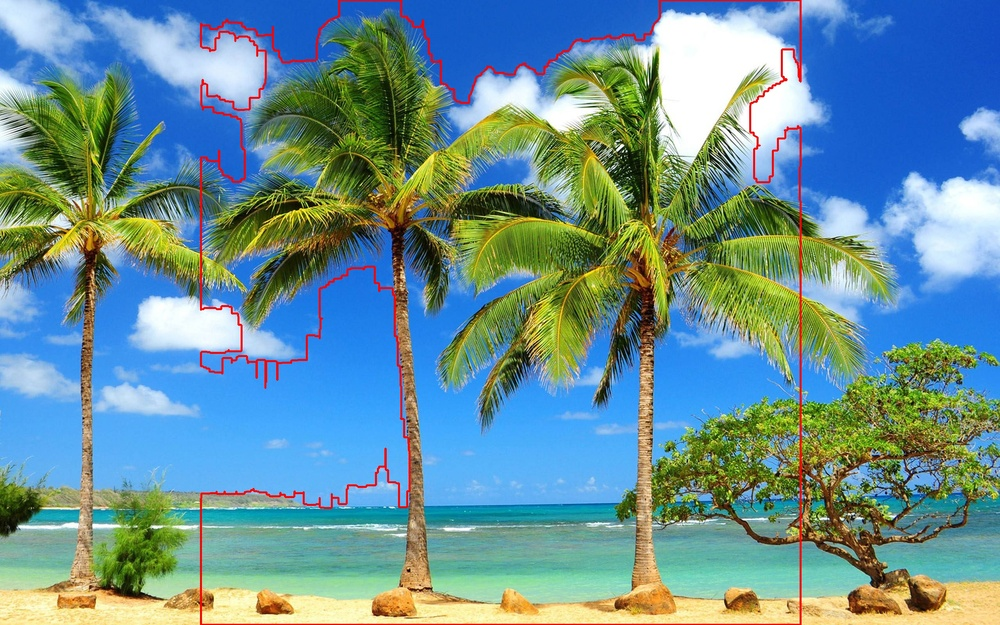
#> input picture palm_trunk_center.jpg, 1000 x 625 px, shrunk from 2560 x 1600 before the run
$ python -i hole.py   (imports and definitions only)
#> lines starting #> are read from the running program, lines starting #| are printed output that depends on the picture; after the words box and inside, x2 and y2 are one past the last pixel; in counts of white or black regions, pixels touching at a corner belong together
import cv2
import numpy as np
from typing import Dict, List, Tuple


"""
hole.py

Contains two complementary helpers:
- analyze_hole(...) : simple heuristic scoring used by the Streamlit app/tests
- detect_holes_adaptive(...) : image-based adaptive hole detector (returns annotated image and hole list)

The latter is more experimental and depends on OpenCV. Keep both so existing code/tests continue
to work while enabling image-based analysis.
"""


# [46 lines left out: function analyze_hole, not called in this run]


def detect_holes_adaptive(image_path: str, method: str = 'combined') -> Tuple[np.ndarray, List[Dict], np.ndarray, np.ndarray]:
    """
    Adaptive hole detection that works with different palm tree textures.

    Args:
        image_path: path to image file
        method: 'dark', 'texture', or 'combined'

    Returns:
        result_img, holes_list, combined_mask, debug_img
    """
#> called with image_path = 'palm_trunk_center.jpg', method = 'combined'
    img = cv2.imread(image_path)
#> img is the input picture: shape (625, 1000, 3); mean B, G, R 152.2, 145.5, 105.8
    if img is None:
        raise ValueError(f"Could not read image from {image_path}")

    gray = cv2.cvtColor(img, cv2.COLOR_BGR2GRAY)
    h, w = gray.shape
#> h = 625; w = 1000

    # Calculate adaptive threshold based on image statistics
    mean_intensity = np.mean(gray)
#> mean_intensity = 134.4
    std_intensity = np.std(gray)
#> std_intensity = 51.17

    # Dynamic threshold: mean - 1.5*std (captures darker anomalies)
    dynamic_threshold = max(20, int(mean_intensity - 1.5 * std_intensity))
#> dynamic_threshold = 57

    # Method 1: Dark region detection
    blurred = cv2.GaussianBlur(gray, (5, 5), 0)
    _, dark_mask = cv2.threshold(blurred, dynamic_threshold, 255, cv2.THRESH_BINARY_INV)
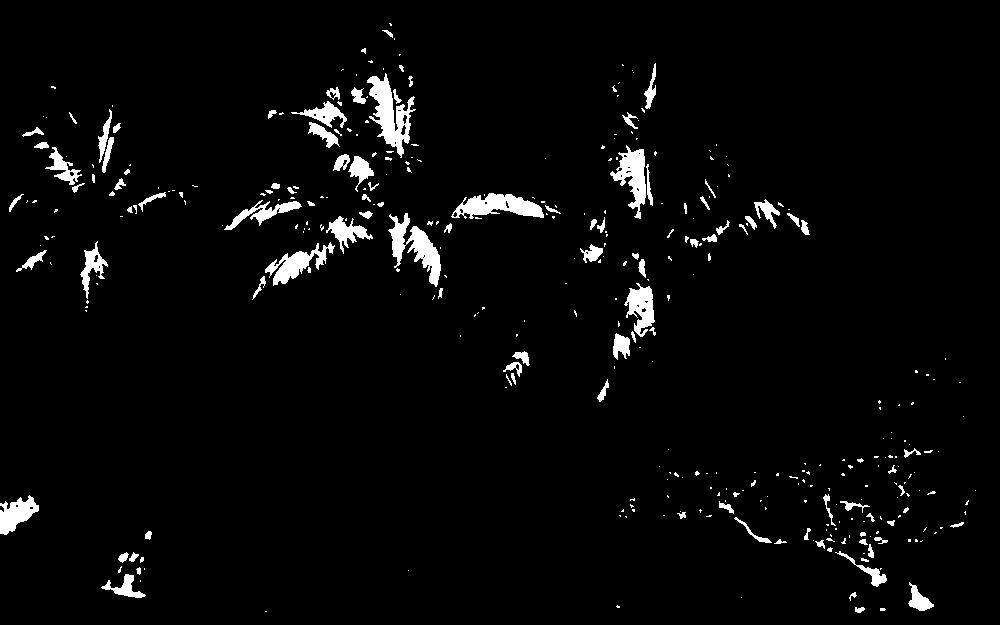
#> dark_mask: shape (625, 1000); 3.3% white; 364 white regions (255 under 20 px), largest, box (x1, y1, x2, y2) and area: (367, 73, 416, 158) 1697, (388, 213, 441, 287) 1500, (451, 193, 544, 219) 1360

    # Method 2: Texture anomaly detection
    # Use local standard deviation to find texture breaks
    kernel_size = 15
    mean_filter = cv2.blur(gray, (kernel_size, kernel_size))
    mean_sq_filter = cv2.blur((gray.astype(np.float32) ** 2), (kernel_size, kernel_size))
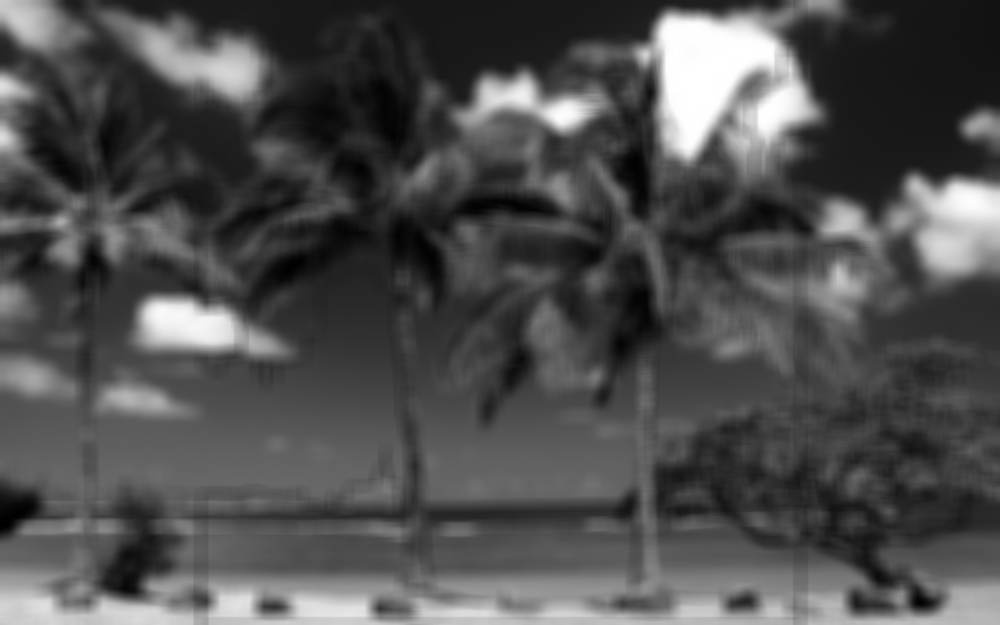
#> mean_sq_filter: shape (625, 1000) float32; min 599.8, max 65025, mean 20705.1; drawn with min black and max white
    variance = mean_sq_filter - (mean_filter.astype(np.float32) ** 2)
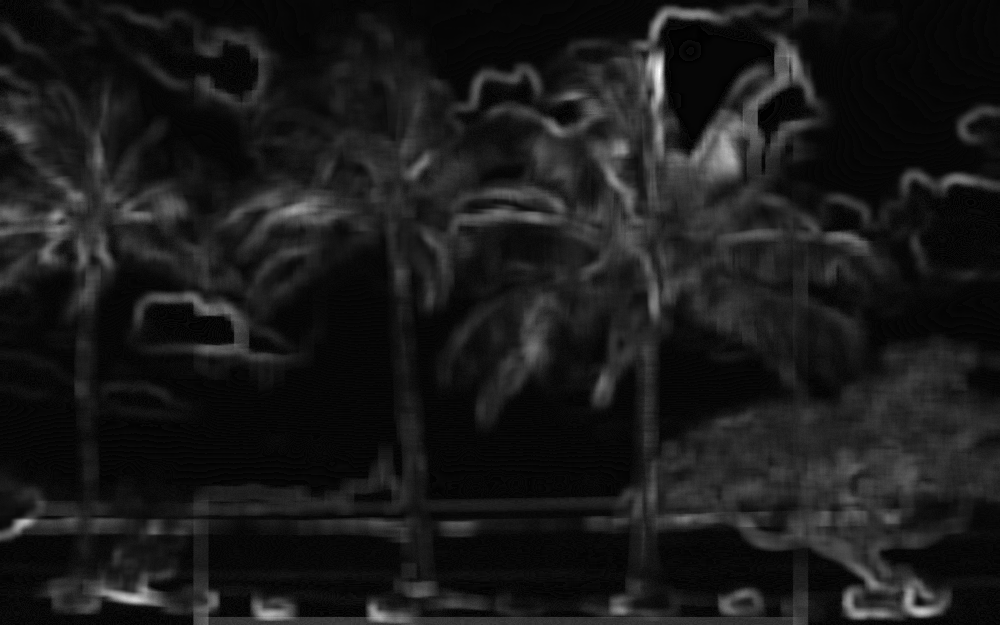
#> variance: shape (625, 1000) float32; min -253.2, max 9510.3, mean 758.4; drawn with min black and max white
    variance = np.maximum(variance, 0)  # Avoid negative values
    std_dev = np.sqrt(variance)
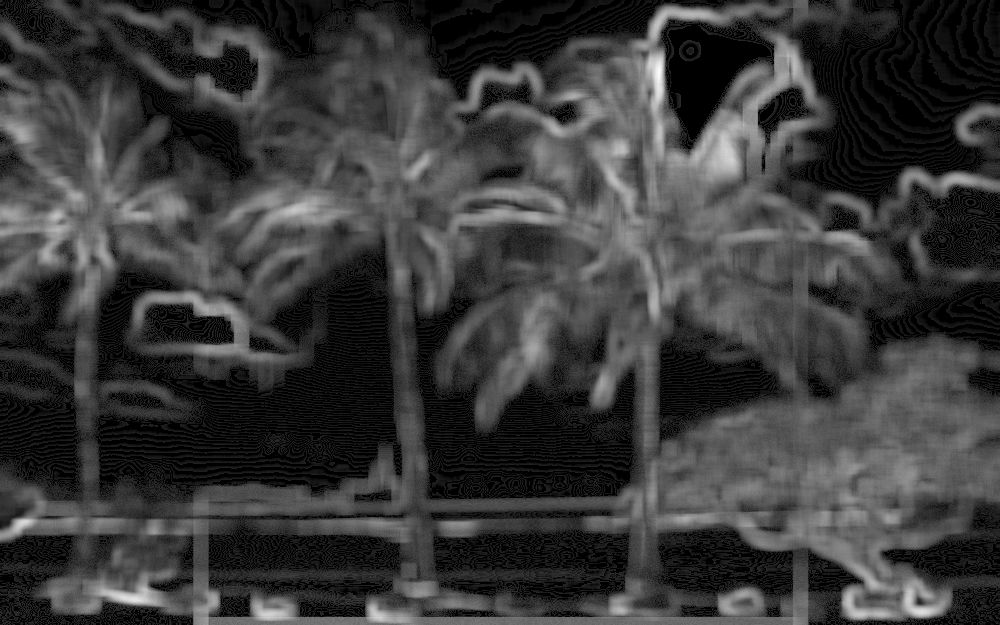
#> std_dev: shape (625, 1000) float32; min 0, max 97.52, mean 22.4; drawn with min black and max white

    # Holes have low local texture (low std dev) and are dark
    low_texture = std_dev < (np.mean(std_dev) * 0.7)
#> low_texture: shape (625, 1000) bool; 39.7% white; 944 white regions (857 under 20 px), largest, box (x1, y1, x2, y2) and area: (0, 237, 402, 509) 60204, (775, 0, 1000, 217) 31495, (409, 277, 639, 500) 25385
    dark_regions = gray < (mean_intensity * 0.85)
#> dark_regions: shape (625, 1000) bool; 36.9% white; 2528 white regions (2379 under 20 px), largest, box (x1, y1, x2, y2) and area: (82, 0, 1000, 625) 183529, (593, 229, 668, 408) 5182, (0, 54, 90, 201) 4796
    texture_mask = (low_texture & dark_regions).astype(np.uint8) * 255
#> texture_mask: shape (625, 1000); 13% white; 615 white regions (569 under 20 px), largest, box (x1, y1, x2, y2) and area: (786, 0, 1000, 217) 31090, (99, 0, 749, 100) 22791, (82, 39, 256, 187) 7345

    # Combine masks based on method
    if method == 'dark':
        combined_mask = dark_mask
    elif method == 'texture':
        combined_mask = texture_mask
    else:  # combined
        combined_mask = cv2.bitwise_or(dark_mask, texture_mask)
#> combined_mask: shape (625, 1000); 16.3% white; 960 white regions (810 under 20 px), largest, box (x1, y1, x2, y2) and area: (786, 0, 1000, 217) 31090, (99, 0, 749, 100) 22798, (82, 39, 256, 187) 7345

    # Clean up mask
    kernel_open = cv2.getStructuringElement(cv2.MORPH_ELLIPSE, (3, 3))
    combined_mask = cv2.morphologyEx(combined_mask, cv2.MORPH_OPEN, kernel_open)
#> combined_mask: shape (625, 1000); 15.3% white; 290 white regions (154 under 20 px), largest, box (x1, y1, x2, y2) and area: (786, 0, 1000, 213) 30764, (103, 0, 747, 100) 22300, (83, 40, 255, 185) 6754

    kernel_close = cv2.getStructuringElement(cv2.MORPH_ELLIPSE, (7, 7))
    combined_mask = cv2.morphologyEx(combined_mask, cv2.MORPH_CLOSE, kernel_close)
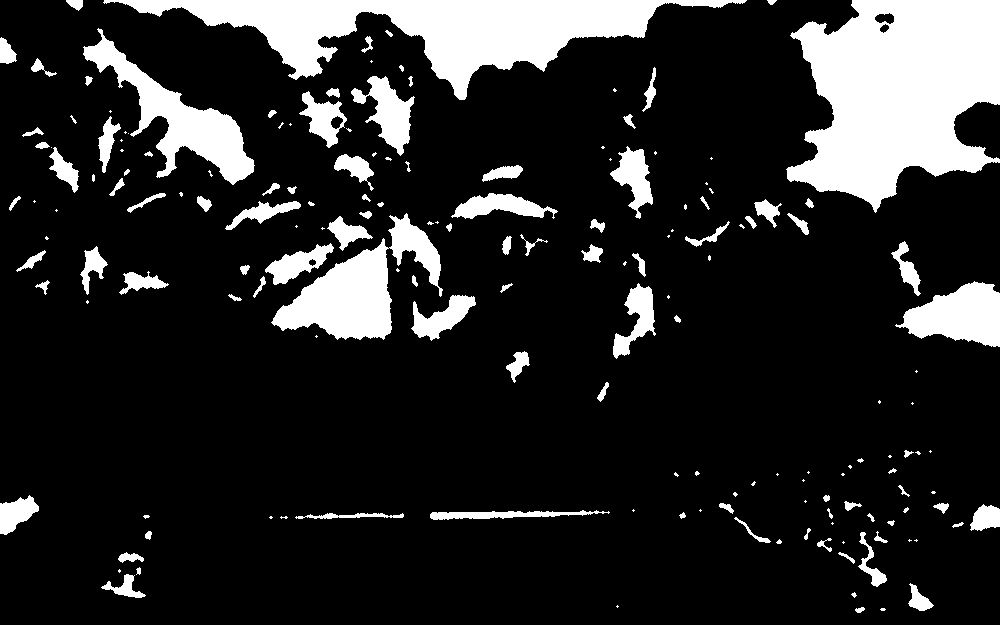
#> combined_mask: shape (625, 1000); 16.1% white; 172 white regions (70 under 20 px)

    # Find contours
    contours, _ = cv2.findContours(combined_mask, cv2.RETR_EXTERNAL, cv2.CHAIN_APPROX_SIMPLE)
#> contours = 172 contours, 86 with area under 20; largest, box (x1, y1, x2, y2) and area: (786, 0, 1000, 213) 30842, (103, 0, 747, 100) 21921, (271, 213, 443, 340) 8340, (83, 28, 255, 185) 6886, (895, 281, 1000, 347) 4182

    holes = []
    result_img = img.copy()
    debug_img = cv2.cvtColor(gray, cv2.COLOR_GRAY2BGR)

    img_area = h * w
#> img_area = 625000
    min_area = img_area * 0.0002  # 0.02% of image
#> min_area = 125
    max_area = img_area * 0.05  # 5% of image
#> max_area = 31250

    for cnt in contours:
        area = cv2.contourArea(cnt)

        if area < min_area or area > max_area:
            continue

        # Calculate metrics
        perimeter = cv2.arcLength(cnt, True)
        if perimeter == 0:
            continue

        circularity = 4 * np.pi * area / (perimeter * perimeter)
        x, y, w_box, h_box = cv2.boundingRect(cnt)
        aspect_ratio = float(w_box) / h_box if h_box > 0 else 0

        # Get mean intensity inside contour
        mask = np.zeros(gray.shape, dtype=np.uint8)
        cv2.drawContours(mask, [cnt], -1, 255, -1)
        mean_inside = cv2.mean(gray, mask=mask)[0]

        # Calculate contrast with surroundings
        dilated_mask = cv2.dilate(mask, np.ones((15, 15), np.uint8))
        surrounding_mask = dilated_mask - mask
        mean_surrounding = cv2.mean(gray, mask=surrounding_mask)[0]
        contrast = mean_surrounding - mean_inside

        # Relaxed filters for subtle holes
        is_circular_enough = circularity > 0.25
        is_aspect_ok = 0.3 < aspect_ratio < 3.0
        is_dark_enough = mean_inside < (mean_intensity * 0.9)
        has_contrast = contrast > 5  # At least 5 intensity units darker

        if is_circular_enough and is_aspect_ok and is_dark_enough and has_contrast:
            holes.append({
                'contour': cnt,
                'area': area,
                'center': (x + w_box // 2, y + h_box // 2),
                'circularity': circularity,
                'mean_intensity': mean_inside,
                'contrast': contrast,
                'bbox': (x, y, w_box, h_box)
            })

            # Draw on result
            cv2.drawContours(result_img, [cnt], -1, (0, 255, 0), 2)
            cv2.drawContours(debug_img, [cnt], -1, (0, 255, 0), 2)
            cv2.circle(result_img, (x + w_box // 2, y + h_box // 2), 4, (0, 0, 255), -1)

            label = f"H{len(holes)}"
            cv2.putText(result_img, label, (x, y - 5),
                        cv2.FONT_HERSHEY_SIMPLEX, 0.5, (0, 255, 0), 2)
            cv2.putText(debug_img, label, (x, y - 5),
                        cv2.FONT_HERSHEY_SIMPLEX, 0.5, (0, 255, 0), 2)
#> this loop made 172 passes
#> (area, perimeter, circularity, x, y, w_box, h_box, aspect_ratio) on passes 5, 10, 41, 63, 72, 82, 83, 84, 85, 86, 101, 102: (313, 88.91, 0.498, 908, 583, 26, 28, 0.929), (138, 66.43, 0.393, 118, 552, 26, 11, 2.36), (863, 137.1, 0.577, 0, 495, 39, 40, 0.975), (311.5, 97.15, 0.415, 506, 351, 24, 32, 0.75), (4181.5, 329.8, 0.483, 895, 281, 105, 66, 1.59), (152, 83.4, 0.275, 16, 250, 30, 22, 1.36), (491, 151.2, 0.27, 80, 246, 28, 49, 0.571), (195.5, 76.67, 0.418, 581, 244, 22, 19, 1.16), (1194.5, 204.4, 0.359, 265, 243, 69, 42, 1.64), (505.5, 157.9, 0.255, 891, 241, 30, 55, 0.545), (603, 137.3, 0.402, 327, 216, 46, 35, 1.31), (136, 68.08, 0.369, 787, 213, 22, 22, 1)
#> area on passes 2, 9, 15, 17, 18, 19: 29, 39, 48, 38.5, 34, 22
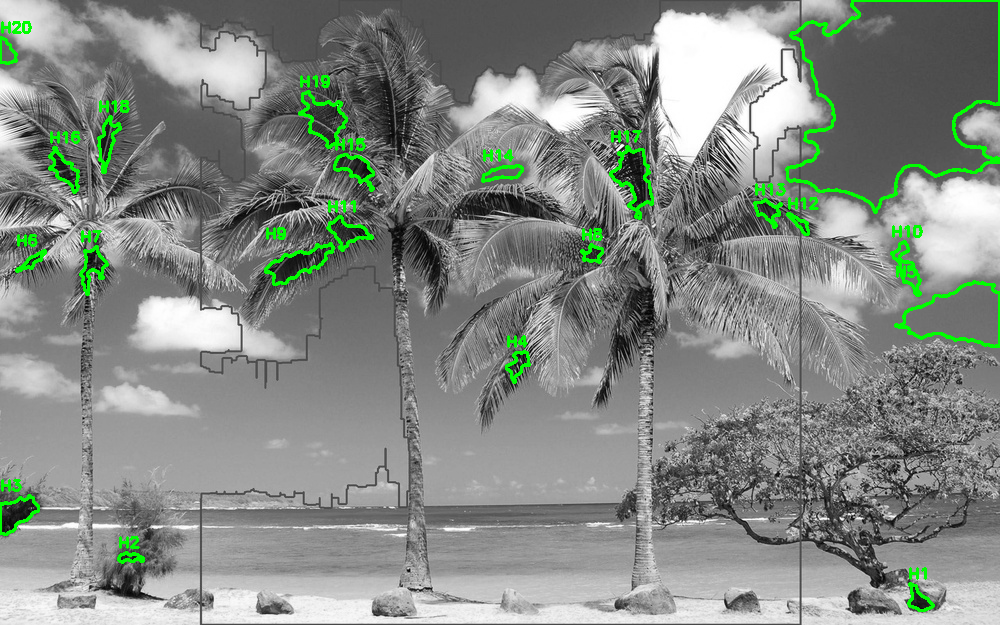
#> debug_img: shape (625, 1000, 3); mean B, G, R 132.3, 138.6, 132.3
#> mask: shape (625, 1000); 3.6% white; 1 white region, box (x1, y1, x2, y2) and area: (103, 0, 747, 100) 22667
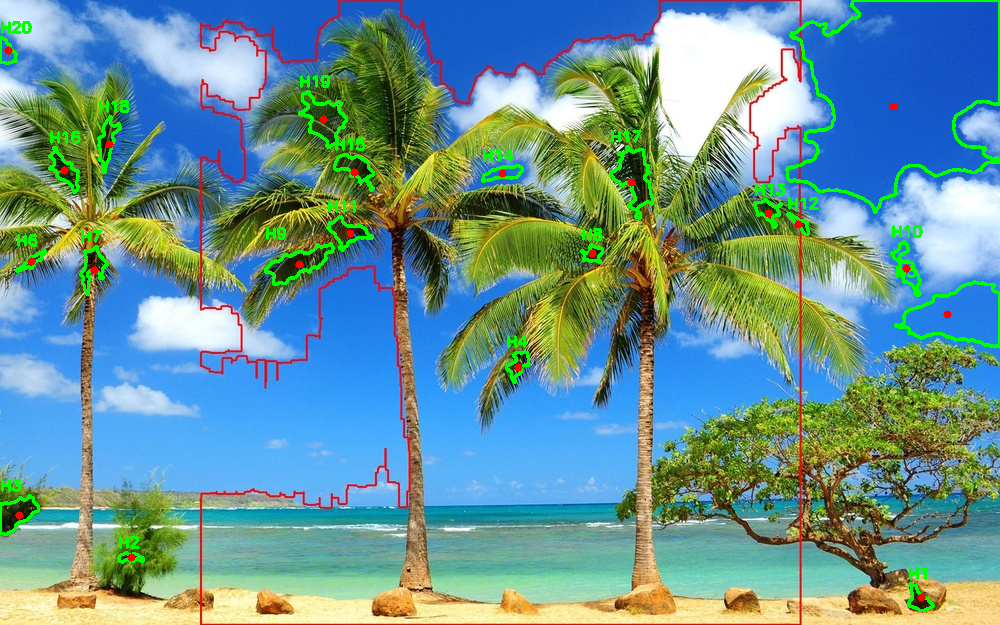
#> result_img: shape (625, 1000, 3); 2.58% of pixels changed, all inside (x1, y1, x2, y2) = (0, 0, 1000, 612)
#> after the loop, holes = 21 items

    return result_img, holes, combined_mask, debug_img


# [15 lines left out: function print_results, not called in this run]

>>> result = detect_holes_adaptive('palm_trunk_center.jpg')
